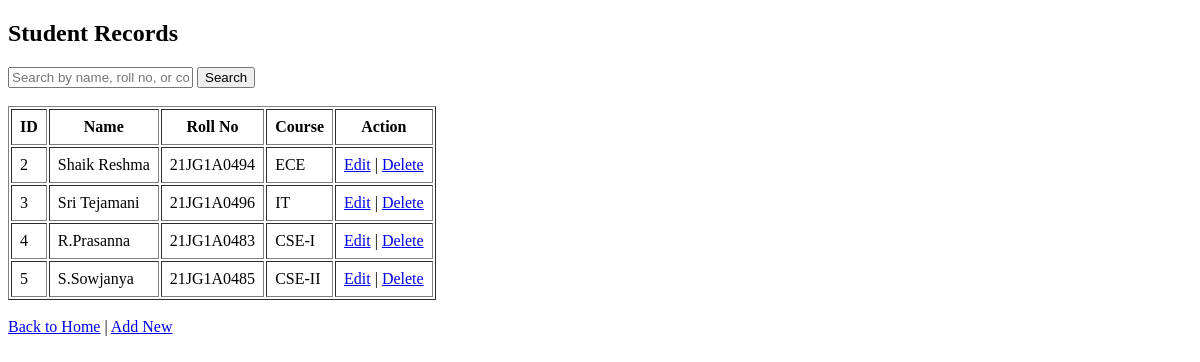
Before: /view (signed in) with the older database file.
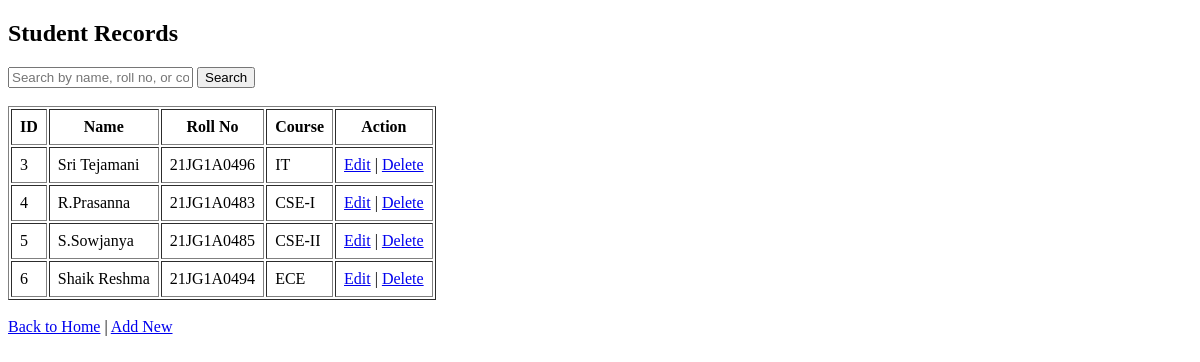
After: the same page with the newer database file.
### tables this page shows
CREATE TABLE students 
                 (id INTEGER PRIMARY KEY AUTOINCREMENT,
                  name TEXT,
                  roll_no TEXT,
                  course TEXT);

### app.py (the view)
@app.route('/view')
def view_students():
    if "user" not in session:
        return redirect(url_for("login"))
    query = request.args.get("query")
    conn = sqlite3.connect("students.db")
    c = conn.cursor()
    if query:
        c.execute("SELECT * FROM students WHERE name LIKE ? OR roll_no LIKE ? OR course LIKE ?",
                  ('%' + query + '%', '%' + query + '%', '%' + query + '%'))
    else:
        c.execute("SELECT * FROM students")
    students = c.fetchall()
    conn.close()
    return render_template("view.html", students=students, query=query)

### templates/view.html (shortened to what this page needs)
<!DOCTYPE html>
<html>
<head>
</head>
<body>
  <h2>Student Records</h2>
  <form method="GET" action="/view">
    <input type="text" name="query" placeholder="Search by name, roll no, or course" value="{{ query or '' }}">
    <button type="submit">Search</button>
  </form>
  <br>
  {% if students %}
    <table border="1" cellpadding="8">
      <tr>
        <th>ID</th>
        <th>Name</th>
        <th>Roll No</th>
        <th>Course</th>
        <th>Action</th>
      </tr>
      {% for student in students %}
      <tr>
        <td>{{ student[0] }}</td>
        <td>{{ student[1] }}</td>
        <td>{{ student[2] }}</td>
        <td>{{ student[3] }}</td>
        <td>
          <a href="/edit/{{ student[0] }}">Edit</a> |
          <a href="/delete/{{ student[0] }}">Delete</a>
        </td>
      </tr>
      {% endfor %}
    </table>
  {% else %}
    <p>No students found.</p>
  {% endif %}
  <br>
  <a href="/">Back to Home</a> | <a href="/add">Add New</a>
</body>
</html>

Changed rows visible on the page:
removed students: id "2", name "Shaik Reshma", roll_no "21JG1A0494", course "ECE"
added students: id "6", name "Shaik Reshma", roll_no "21JG1A0494", course "ECE"
